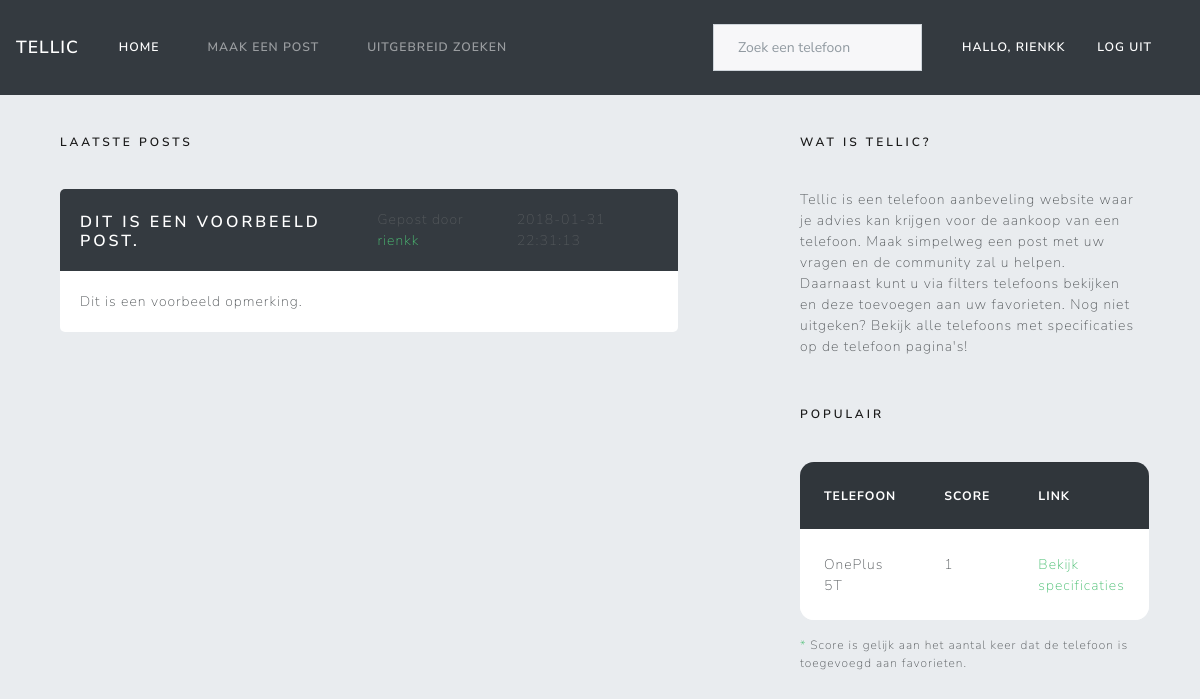
Screenshot of / (signed in) with the database file from the repository.
### models.py (models this page shows, shortened)
class User(db.Model):
    id = db.Column(db.Integer, primary_key=True)
    username = db.Column(db.String(80), unique=True, nullable=False)
    password = db.Column(db.String(255), nullable=False, server_default='')
    created_on = db.Column(db.DateTime, server_default=db.func.now())
    posts = db.relationship('Post', backref='user', lazy=True)
    replies = db.relationship('Reply', backref='user', lazy=True)
    favorites = db.relationship('Favorite', backref='user', lazy=True)

class Post(db.Model):
    id = db.Column(db.Integer, primary_key=True)
    user_id = db.Column(db.Integer, db.ForeignKey('user.id'), nullable=False)
    title = db.Column(db.String(255), nullable=False)
    text = db.Column(db.String(255), nullable=False)
    created_on = db.Column(db.DateTime, server_default=db.func.now())
    replies = db.relationship('Reply', backref='post', lazy=True)

class Favorite(db.Model):
    id = db.Column(db.Integer, primary_key=True)
    user_id = db.Column(db.Integer, db.ForeignKey('user.id'), nullable=False)
    phone = db.Column(db.String(80), nullable=False)

### controllers.py (the view)
@app.route("/")
def index():
    posts = Post.query.order_by(desc(Post.created_on)).all()
    phones = Favorite.query.all()
    popular = Counter([phone.phone for phone in phones]).most_common(3)
    return render_template("index.html", posts=posts, popular=popular)

### controllers.py (called while the page is built)
@login_manager.user_loader
def load_user(username):
    return User.query.filter_by(username = username).first()

### templates/index.html (shortened to what this page needs)
{% extends "layout.html" %}
{% block includes %}
    <link rel="stylesheet" type="text/css" href="{{ url_for('static',filename='styles/index.css') }}">
{% endblock %}
{% block main %}
  <div class="row">
    <div class="col-sm-7">
      <h6>Laatste posts</h6>
      {% set paginationController = ['1'] %}
      <div class="pagination-wrapper 1">
      {% for post in posts %}
        <div class="post">
          <div class="upper bg-dark">
            <div class="left">
              <a href= "{{ url_for('post', post_id=post['id']) }}"><h5>{{post['title']}}</h5></a>
              <p>Gepost door <span><a class="focus" href="{{ url_for('profiel', username=post.user['username']) }}">{{ post.user['username'] }}</a></span></p>
            </div>
            <div class="right">
              <p>{{ post['created_on'] }}</p>
            </div>
          </div>
          <div class="post-content">{{post['text']|safe}}</div>
        </div>
        {% if loop.last %}
          </div>
        {% endif %}
      {% endfor %}
    </div>
    <div class="col-sm-4">
      <h6>Wat is Tellic?</h6>
      <p class="explenation">Tellic is een telefoon aanbeveling website waar je advies kan krijgen voor de aankoop van een telefoon. Maak simpelweg een post met uw vragen en de community zal u helpen. Daarnaast kunt u via filters telefoons bekijken en deze toevoegen aan uw favorieten. Nog niet uitgeken? Bekijk alle telefoons met specificaties op de telefoon pagina's!</p>
        <h6>Populair</h6>
        <table class="table">
          <tr class="table-active">
            <th>Telefoon</th>
            <th>Score</th>
            <Th>Link</Th>
          </tr>
          {% for phone in popular %}
          <tr class="table-secondary">
            <td>{{ phone[0] }}</td>
            <td>{{ phone[1] }}</td>
            <td> <a class="focus" href="{{ url_for('display', phone=phone[0]) }}" class="card-link">Bekijk specificaties</a></td>
          </tr>
          {% endfor %}
        </table>
        <p class="note"><span class="focus">*</span> Score is gelijk aan het aantal keer dat de telefoon is toegevoegd aan favorieten.</p>
    </div>
  </div>
{% endblock %}

### templates/navigation.html (shortened to what this page needs)
<nav class="navbar navbar-expand-lg navbar-dark bg-dark">
  <a class="navbar-brand" href="{{ url_for('index') }}">Tellic</a>
  <div class="collapse navbar-collapse" id="navbarColor01">
    <ul class="navbar-nav mr-auto">
      <li class="nav-item active">
        <a class="nav-link" href="{{ url_for('index') }}">Home<span class="sr-only">(current)</span></a>
      </li>
      <li class="nav-item">
        <a class="nav-link" href="{{ url_for('createPost') }}">Maak een post</a>
      </li>
      <li class="nav-item">
        <a class="nav-link" href="{{ url_for('browse') }}">Uitgebreid zoeken</a>
      </li>
    </ul>
    <form class="search-form form-inline my-2 my-lg-0 nav-item">
      <input class="form-control mr-sm-2" type="text" name="fname" id="fname" onkeyup="myFunction(this.value, 'navigation')" placeholder="Zoek een telefoon">
    </form>
    {% if current_user.is_authenticated %}
      <ul class="nav navbar-nav navbar-right">
        <li class="nav-item"><a class="text-white" href="{{ url_for('profiel', username=current_user.username) }}"></span>Hallo, {{ current_user.username }} </a></li>
        <li class="nav-item"><a class="text-white" href="{{ url_for('logout') }}"></span >Log uit</a></li>
      </ul>
    {% else %}
      <ul class="nav navbar-nav navbar-right">
        <li class="nav-item"><a class="text-white" href="{{ url_for('register') }}"></span>Registreer</a></li>
        <li class="nav-item"><a class="text-white" href="{{ url_for('login') }}"></span >Login</a></li>
      </ul>
    {% endif %}
  </div>
</nav>
<div class="search-drop">
</div>

### static/styles/index.css (style rules this page uses)
.row { display: -webkit-flex; display: -ms-flex; display: flex; justify-content: space-between; }
.row h6 { margin-bottom: 40px; }
.post { background: white; border-radius: 5px; width: 100%; margin-bottom: 20px; text-align: left; }
.post p { margin-bottom: 0px; }
.post-content { padding: 20px; }
.upper { border-top-right-radius: 5px; border-top-left-radius: 5px; width: 100%; display: flex; align-items: flex-end; justify-content: space-between; padding: 20px; }
.left { display: flex; align-items: flex-end; }
.upper p { display: block; margin: 0 0 0 20px; }
.focus { color: #4BBF73; }
.upper h5 { margin-bottom: 0px; color: white; }
.table-active { background: #343a40 !important; color: white; }
table { border-collapse: collapse; padding: 5px; border-radius: 1em; overflow: hidden; }
.note { font-size: 12px; }
.explenation { margin-bottom: 50px; }

### static/styles/style.css (style rules this page uses)
body { background: #e9ecef !important; padding-bottom: 50px; }
.search-form { position: relative; }
.navbar { position: relative !important; padding-bottom: 0px !important; }
.search-drop { width: 100%; background: #343a40; display: -webkit-flex; display: -ms-flex; display: flex; -webkit-flex-wrap: wrap; -ms-flex-wrap: wrap; flex-wrap: wrap; padding: 0.75rem 10px 0.75rem 10px; }

### rows the page displays
User: username "RIENKK"
Post: title "DIT IS EEN VOORBEELD POST.", user.username "rienkk", created_on "2018-01-31 22:31:13", text "Dit is een voorbeeld opmerking."
Favorite: phone "OnePlus 5T", user "1"
